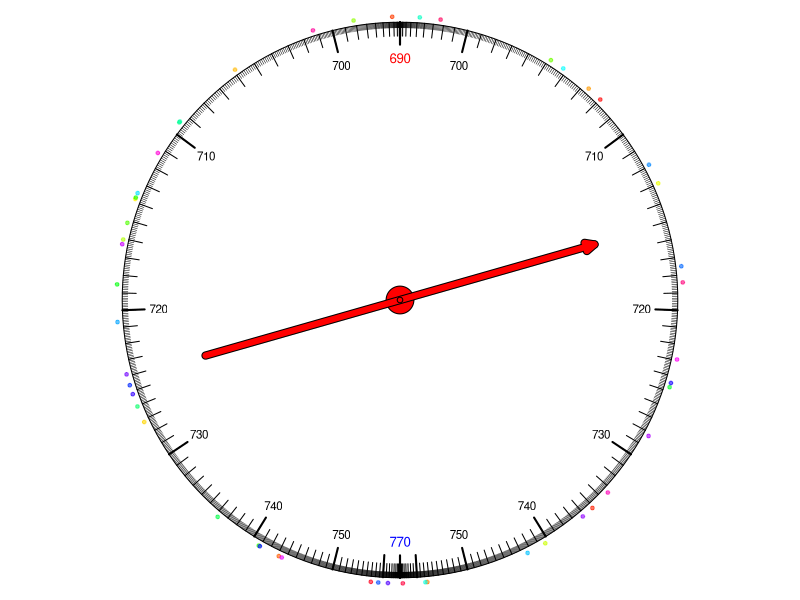
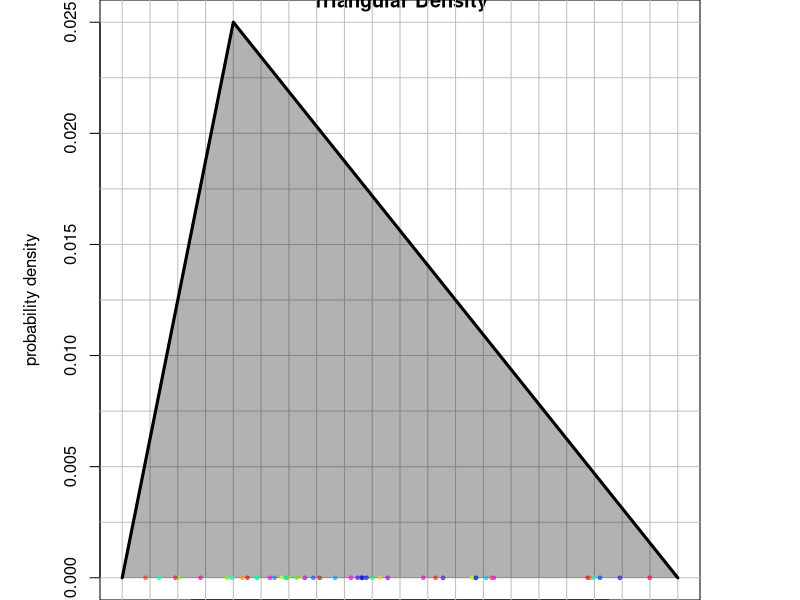
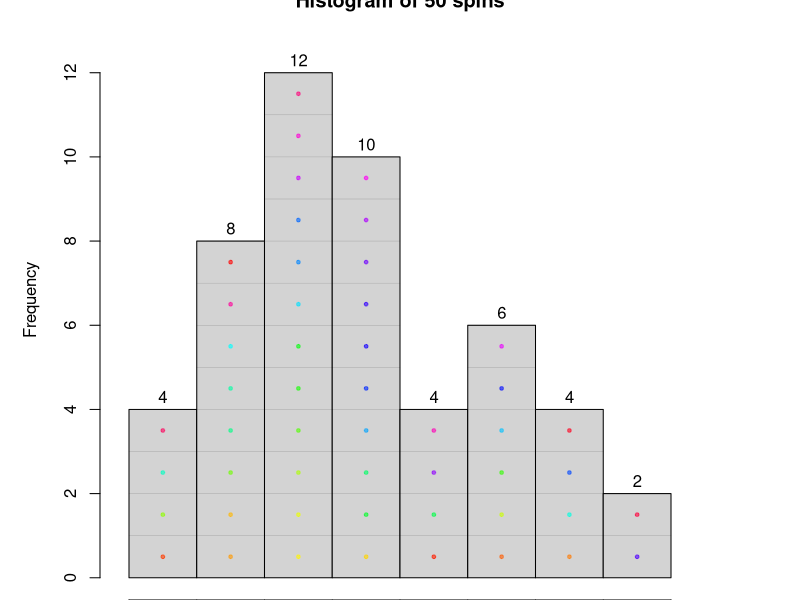
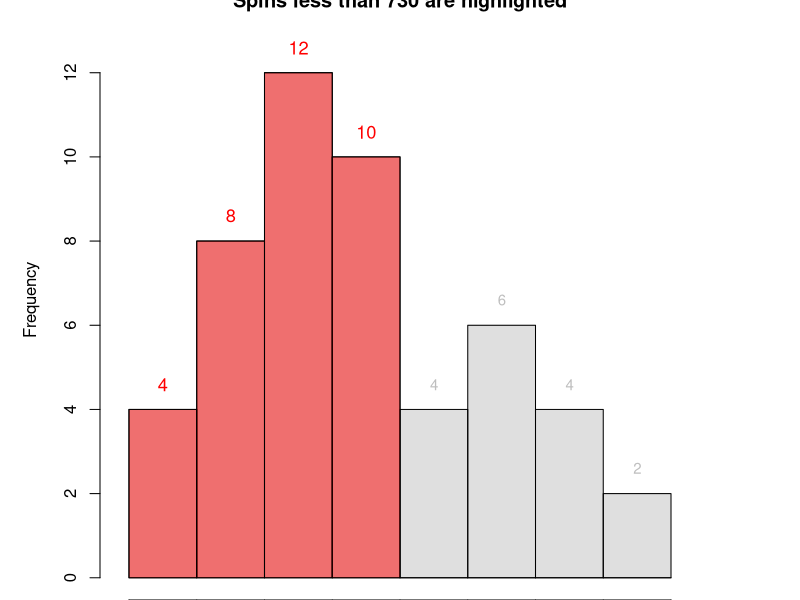
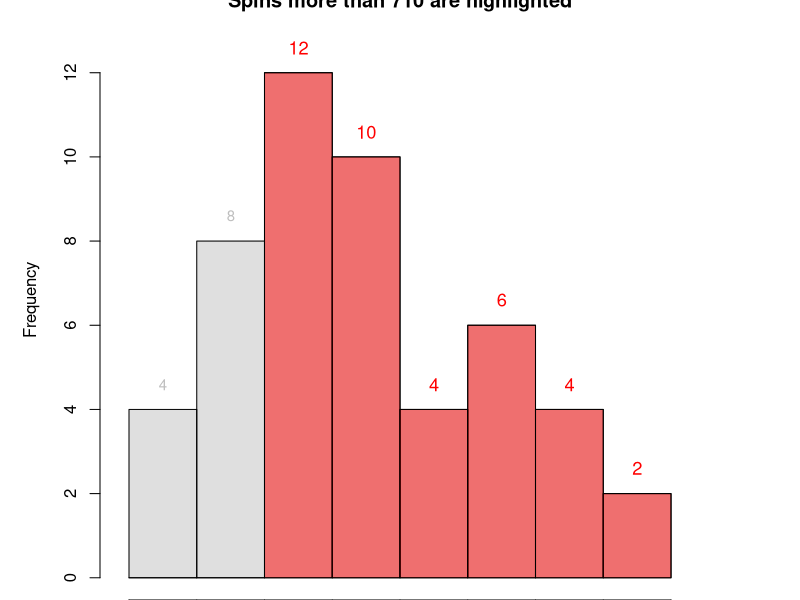
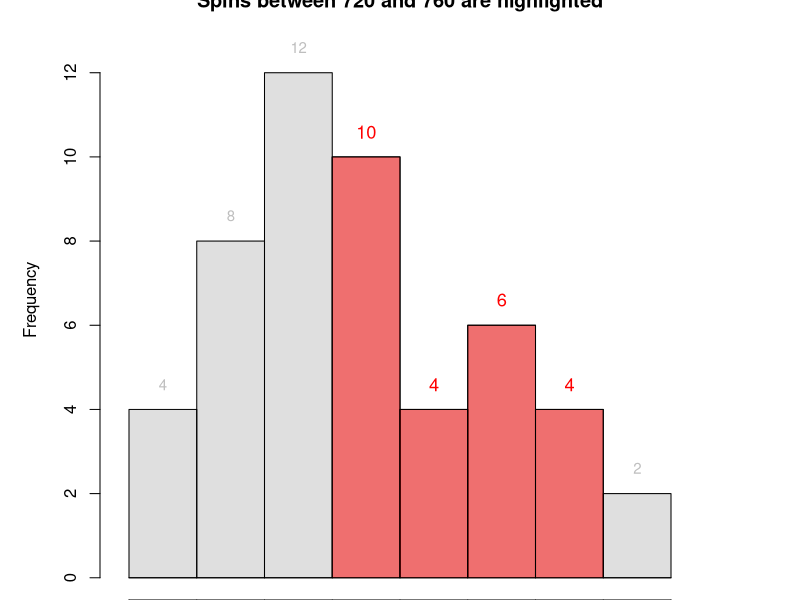

Write R code to recreate these figures, in order.
## ---- chunk 1
# S-ID.A: Summarize, represent, and interpret data on a single count or measurement variable. Use calculators, spreadsheets, and other technology as appropriate.

bw = sample(c(2,4,5,10),1) #bin width
nb = sample(c(8,10,12),1) #number of bins
wid = bw*nb
cols = hsv((1:50)/50,1,1,0.6)

a = sample(31:88,1)*10
b = a+wid
c = sample(1:19,1)*(b-a)/20+a

brks = seq(0:nb)*bw+a # breaks
bps = seq(1:(nb-1))*bw+a #break points

cdf = function(x,aa=a,bb=b,cc=c){
  if(aa<=x && x<=cc){
    return((x-aa)^2/(bb-aa)/(cc-aa))
  } else if(cc<x && x<=bb){
    return(1-(bb-x)^2/(bb-aa)/(bb-cc))
  }
}


# y*(b-a)*(c-a) = (x-a)^2
# sqrt(y*(b-a)*(c-a))+a = x
# 
# y = 1-(b-x)^2/(b-a)/(b-c)
# (1-y)*(b-a)*(b-c) = (b-x)^2
# sqrt((1-y)*(b-a)*(b-c)) = b-x
# b-sqrt((1-y)*(b-a)*(b-c)) = x

qua = function(y,aa=a,bb=b,cc=c){
  if(y<=(cc-aa)/(bb-aa)){
    return(sqrt(y*(bb-aa)*(cc-aa))+aa)
  } else {
    return(bb-sqrt((1-y)*(bb-aa)*(bb-cc)))
  }
}

while(T){
  cango = F
  uu = matrix(runif(50),50)
  xx = c(apply(uu,1,qua))
  fh = hist(xx,breaks=seq(a,b,bw),plot=F)
  cnts = fh$counts
  for(i in 1:100){
    bs = sample(bps,4)
    bp1 = bs[1]
    c1 = sum(xx<bp1)
    bp2 = bs[2]
    c2 = sum(xx>bp2)
    bp3 = min(c(bs[3],bs[4]))
    bp4 = max(c(bs[3],bs[4]))
    c3 = sum(abs(xx-mean(bs[3:4]))<(diff(bs[3:4])/2))
    if(bp1>a+2*bw && bp2<b-2*bw && (bp4-bp3)>2*bw &&
       c1>6 && c2>6 && c3>6 &&
       c1<50*0.8 && c2<50*0.8 && c3<50*0.8 &&
       c1!=c2 && c2!=c3){
      cango = T
      break
      }
  }
  if(cango==T){break}
}


p1 = round(c1/50,3)
p2 = round(c2/50,3)
p3 = round(c3/50,3)

cop1 = c1-sample(0:4,1)+0:4
pop1 = round(cop1/50,3)
cop2 = c2-sample(0:4,1)+0:4
pop2 = round(cop2/50,3)
cop3 = c3-sample(0:4,1)+0:4
pop3 = round(cop3/50,3)

c1al = paste0("* ",cop1,collapse="\n")
p1al = paste0("* ",pop1,collapse="\n")
c2al = paste0("* ",cop2,collapse="\n")
p2al = paste0("* ",pop2,collapse="\n")
c3al = paste0("* ",cop3,collapse="\n")
p3al = paste0("* ",pop3,collapse="\n")

c1sol = paste0(1*(cop1==c1),collapse="")
p1sol = paste0(1*(pop1==p1),collapse="")
c2sol = paste0(1*(cop2==c2),collapse="")
p2sol = paste0(1*(pop2==p2),collapse="")
c3sol = paste0(1*(cop3==c3),collapse="")
p3sol = paste0(1*(pop3==p3),collapse="")
## ---- chunk 2
par(mar=c(0,0,0,0),pty="s")
plot(0,0,type="n",xlim=c(-1,1),ylim=c(-1,1),axes=F,ann=F)
t = seq(0,2*pi,pi/100)
polygon(sin(t),cos(t))

for(i in seq(a,b,bw)){
  p = cdf(i,a,b,c)
  ang = p*pi
  lines(c(0.92,1)*sin(ang),c(0.92,1)*cos(ang),lwd=2)
  lines(c(0.92,1)*sin(-ang),c(0.92,1)*cos(-ang),lwd=2)
  if(abs(ang)>pi/20 && abs(ang)<19*pi/20){
    text(0.87*sin(ang),0.87*cos(ang),i,cex=0.7)
    text(0.87*sin(-ang),0.87*cos(-ang),i,cex=0.7)
  }
  if(ang==0){
    text(0.87*sin(ang),0.87*cos(ang),i,cex=0.8,col="red")
  }
  if(ang==pi){
    text(0.87*sin(ang),0.87*cos(ang),i,cex=0.8,col="blue")
  }
}

for(i in a:b){
  p = cdf(i,a,b,c)
  ang = p*pi
  lines(c(0.95,1)*sin(ang),c(0.95,1)*cos(ang))
  lines(c(0.95,1)*sin(-ang),c(0.95,1)*cos(-ang))
}

for(i in seq(a,b,0.1)){
  p = cdf(i,a,b,c)
  ang = p*pi
  lines(c(0.98,1)*sin(ang),c(0.98,1)*cos(ang),lwd=0.5)
  lines(c(0.98,1)*sin(-ang),c(0.98,1)*cos(-ang),lwd=0.5)
}

i = 1
for(u in uu){
  ang = sample(c(-1,1),1)*pi*u
  points(sin(ang)*1.02,cos(ang)*1.02,pch=19,cex=0.5,col=cols[i])
  i = i+1
}

polygon(sin(t)*0.05,cos(t)*0.05,border="black",col="red")
arrows(-0.7,-0.2,0.7,0.2,lwd=8,length=0.1,angle=25,col="black")
arrows(-0.7,-0.2,0.7,0.2,lwd=6,length=0.1,angle=25,col="red")
polygon(sin(t)*0.01,cos(t)*0.01,border="black",col="red")
## ---- chunk 3
h = 1/wid*2
plot(c(a,c,b),c(0,1/wid*2,0),"l",xlab="spin result",ylab="probability density",lwd=2,main="Triangular Density")
for(x in seq(a,b,length.out=21)){
  abline(v=x,col="grey")
}
for(y in seq(0,h,length.out=11)){
  abline(h=y,col="grey")
}
polygon(c(a,c,b),c(0,1/wid*2,0),border=F,col=rgb(0,0,0,0.3))
lines(c(a,c,b),c(0,1/wid*2,0),lwd=3)

i = 1
for(x in xx){
  points(x,0,pch=19,cex=0.5,col=cols[i])
  i = i+1
}

## ---- chunk 4
hist(xx,breaks=seq(a,b,bw),labels=T,ylim=c(0,max(cnts)*1.1),main="Histogram of 50 spins",xlab="spin result",xaxt = "n",xlim=c(a-1,b+1))

bcs = rep(0,nb)
for(i in 1:length(xx)){
  x = xx[i]
  col = cols[i]
  j = ceiling((x-a)/bw)
  bcs[j] = bcs[j]+1
  points((j-0.5)*bw+a,bcs[j]-0.5,pch=19,cex=0.5,col=col)
  lines(c((j-1)*bw+a,j*bw+a),c(bcs[j],bcs[j]),lwd=0.5,col=rgb(0,0,0,0.2))
}

axis(1,at=seq(a,b,bw))
## ---- chunk 5
p1 <- hist(xx,breaks=seq(a,b,bw),plot=F)                    
p2 <- hist(xx[xx<bp1],breaks=seq(a,b,bw),plot=F)
g = max(cnts)*0.05
plot(p1, col=rgb(0,0,0,1/8), xlim=c(a-1,b+1),ylim=c(0,max(cnts)*1.1),main=paste0("Spins less than ",bp1," are highlighted"),xlab="spin result",xaxt = "n")
plot(p2, col=rgb(1,0,0,1/2), add=T)
cnts1 = numeric()
for(i in 1:length(cnts)){
  x = bw*(i-0.5)+a
  if(x<bp1){
    text(x,cnts[i]+g,cnts[i],cex=1.1,col="red")
    cnts1 = c(cnts1,cnts[i])
  } else {
    text(x,cnts[i]+g,cnts[i],cex=0.9,col="grey")
  }
}
axis(1,at=seq(a,b,bw))
## ---- chunk 6
p1 <- hist(xx,breaks=seq(a,b,bw),plot=F)                    
p2 <- hist(xx[xx>bp2],breaks=seq(a,b,bw),plot=F)
g = max(cnts)*0.05
plot(p1, col=rgb(0,0,0,1/8), xlim=c(a-1,b+1),ylim=c(0,max(cnts)*1.1),main=paste0("Spins more than ",bp2," are highlighted"),xlab="spin result",xaxt = "n")
plot(p2, col=rgb(1,0,0,1/2), add=T)
cnts2 = numeric()
for(i in 1:length(cnts)){
  x = bw*(i-0.5)+a
  if(x>bp2){
    text(x,cnts[i]+g,cnts[i],cex=1.1,col="red")
    cnts2 = c(cnts2,cnts[i])
  } else {
    text(x,cnts[i]+g,cnts[i],cex=0.9,col="grey")
  }
}
axis(1,at=seq(a,b,bw))
## ---- chunk 7
p1 <- hist(xx,breaks=seq(a,b,bw),plot=F)                    
p2 <- hist(xx[abs(xx-mean(bs[3:4]))<(diff(bs[3:4])/2)],breaks=seq(a,b,bw),plot=F)
g = max(cnts)*0.05
plot(p1, col=rgb(0,0,0,1/8), xlim=c(a-1,b+1),ylim=c(0,max(cnts)*1.1),main=paste0("Spins between ",bp3," and ",bp4," are highlighted"),xlab="spin result",xaxt = "n")
plot(p2, col=rgb(1,0,0,1/2), add=T)
cnts3 = numeric()
for(i in 1:length(cnts)){
  x = bw*(i-0.5)+a
  if(bp3<x && x<bp4){
    text(x,cnts[i]+g,cnts[i],cex=1.1,col="red")
    cnts3 = c(cnts3,cnts[i])
  } else {
    text(x,cnts[i]+g,cnts[i],cex=0.9,col="grey")
  }
}
axis(1,at=seq(a,b,bw))
